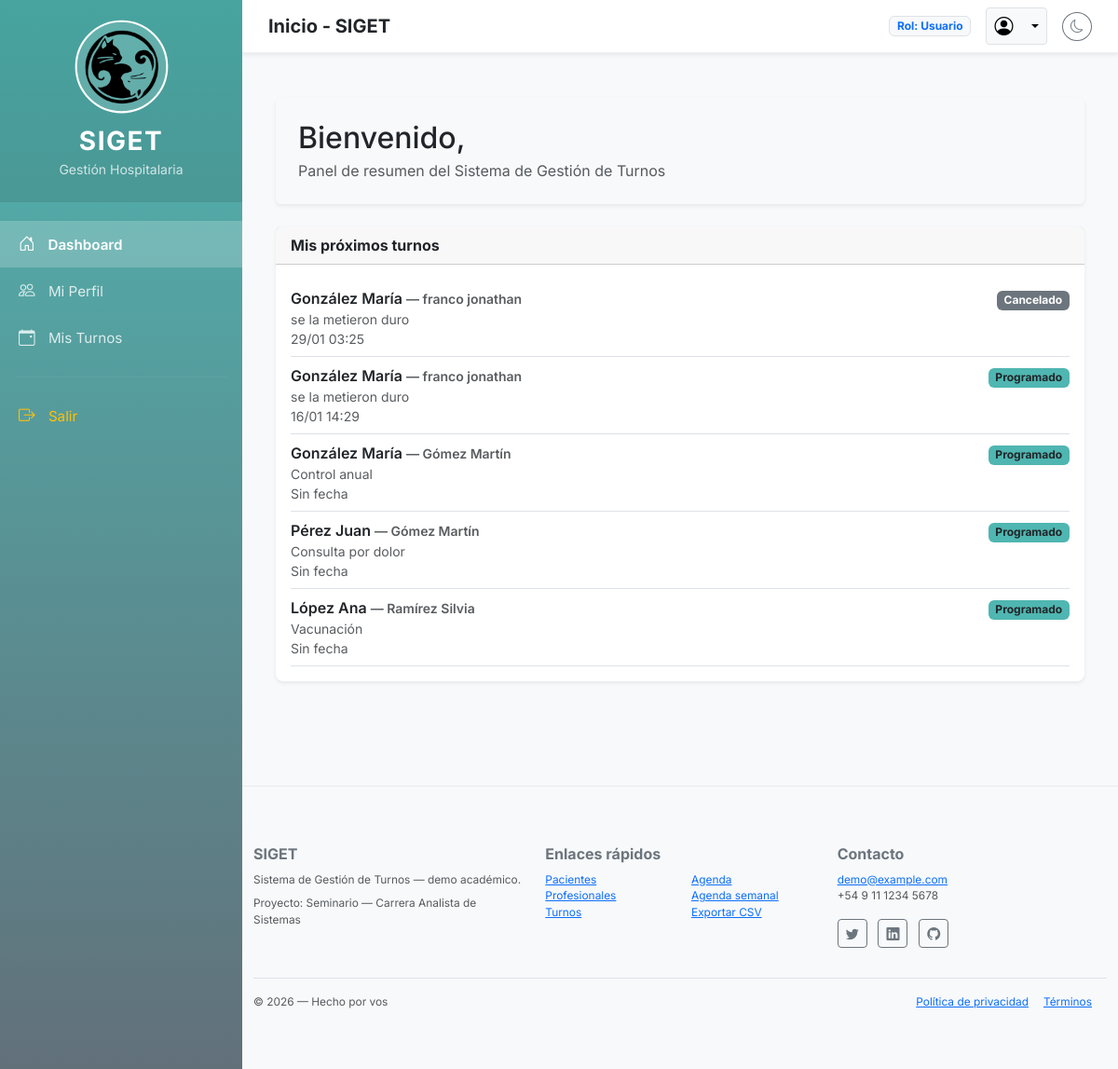
/?r=home (signed in), run on the app's committed database.
### tables this page shows
CREATE TABLE IF NOT EXISTS `turnos` (
  `id` int(10) UNSIGNED NOT NULL AUTO_INCREMENT,
  `paciente_id` int(10) UNSIGNED NOT NULL,
  `profesional_id` int(10) UNSIGNED NOT NULL,
  `fecha_hora_inicio` datetime NOT NULL,
  `fecha_hora_fin` datetime NOT NULL,
  `estado` enum('programado','atendido','cancelado') NOT NULL DEFAULT 'programado',
  `motivo` text DEFAULT NULL,
  `creado_por` int(10) UNSIGNED DEFAULT NULL,
  `cancelado_por` int(10) UNSIGNED DEFAULT NULL,
  `motivo_cancelacion` text DEFAULT NULL,
  `creado_en` timestamp NOT NULL DEFAULT current_timestamp(),
  `actualizado_en` timestamp NOT NULL DEFAULT current_timestamp() ON UPDATE current_timestamp(),
  `activo` tinyint(1) NOT NULL DEFAULT 1,
  `inicio` datetime DEFAULT NULL,
  `duracion_min` int(11) NOT NULL DEFAULT 30,
  PRIMARY KEY (`id`),
  KEY `idx_turnos_fecha` (`fecha_hora_inicio`),
  KEY `idx_turnos_prof` (`profesional_id`),
  KEY `fk_turno_paciente` (`paciente_id`),
  KEY `fk_turno_creado_por` (`creado_por`),
  KEY `fk_turno_cancelado_por` (`cancelado_por`)
);

CREATE TABLE IF NOT EXISTS `pacientes` (
  `id` int(10) UNSIGNED NOT NULL AUTO_INCREMENT,
  `nombre` varchar(100) NOT NULL,
  `apellido` varchar(100) NOT NULL,
  `dni` varchar(20) NOT NULL,
  `fecha_nac` date DEFAULT NULL,
  `telefono` varchar(50) DEFAULT NULL,
  `email` varchar(150) DEFAULT NULL,
  `direccion` varchar(255) DEFAULT NULL,
  `creado_en` timestamp NOT NULL DEFAULT current_timestamp(),
  `actualizado_en` timestamp NOT NULL DEFAULT current_timestamp() ON UPDATE current_timestamp(),
  `activo` tinyint(1) NOT NULL DEFAULT 1,
  PRIMARY KEY (`id`),
  UNIQUE KEY `dni` (`dni`)
);

CREATE TABLE IF NOT EXISTS `profesionales` (
  `id` int(10) UNSIGNED NOT NULL AUTO_INCREMENT,
  `nombre` varchar(100) NOT NULL,
  `apellido` varchar(100) NOT NULL,
  `especialidad` varchar(100) DEFAULT NULL,
  `telefono` varchar(50) DEFAULT NULL,
  `email` varchar(150) DEFAULT NULL,
  `disponibilidad` longtext DEFAULT NULL CHECK (json_valid(`disponibilidad`)),
  `creado_en` timestamp NOT NULL DEFAULT current_timestamp(),
  `actualizado_en` timestamp NOT NULL DEFAULT current_timestamp() ON UPDATE current_timestamp(),
  `activo` tinyint(1) NOT NULL DEFAULT 1,
  PRIMARY KEY (`id`),
  UNIQUE KEY `uk_prof_email` (`email`)
);

### models/BaseModel.php (called while the page is built)
<?php
class BaseModel
{
    protected static $db;
    public function __construct()
    {
        if (!self::$db) {
            self::$db = require __DIR__ . '/../config/database.php';
        }
    }
    protected function db()
    {
        return self::$db;
    }
}

### models/Turno.php (called while the page is built, shortened)
<?php
require_once __DIR__ . '/BaseModel.php';
class Turno extends BaseModel
{
    protected $table = 'turnos';
    public function all()
    {
        $stmt = $this->db()->query("SELECT * FROM {$this->table} WHERE activo = 1 ORDER BY inicio DESC");
        return $stmt->fetchAll();
    }
}

### models/Paciente.php (called while the page is built, shortened)
<?php
require_once __DIR__ . '/BaseModel.php';
class Paciente extends BaseModel
{
    protected $table = 'pacientes';
    public function find($id)
    {
        $stmt = $this->db()->prepare("SELECT * FROM {$this->table} WHERE id = :id LIMIT 1");
        $stmt->execute(['id' => $id]);
        return $stmt->fetch();
    }
}

### models/Profesional.php (called while the page is built, shortened)
<?php
require_once __DIR__ . '/BaseModel.php';
class Profesional extends BaseModel
{
    protected $table = 'profesionales';
    public function find($id)
    {
        $stmt = $this->db()->prepare("SELECT * FROM {$this->table} WHERE id = :id LIMIT 1");
        $stmt->execute(['id' => $id]);
        return $stmt->fetch();
    }
}

### views/home.php (the view, shortened to what this page needs)
<?php
$title = 'Inicio - SIGET';
$userRol = $_SESSION['usuario_rol'] ?? 'paciente';
$recentTurnos = $recentTurnos ?? [];
?>
<div class="container">
  <div class="py-4">
    <div class="welcome-card p-4 rounded shadow-sm mb-4">
      <h1 class="h2 mb-1">Bienvenido, <?= htmlspecialchars($_SESSION['usuario_nombre']) ?></h1>
      <p class="text-muted mb-0">Panel de resumen del Sistema de Gestión de Turnos</p>
    </div>
    <div class="row">
      <div class="col-lg-<?= ($userRol === 'paciente') ? '12' : '6' ?> mb-3">
        <div class="card shadow-sm h-100">
          <div class="card-header d-flex justify-content-between align-items-center">
            <strong><?= ($userRol === 'paciente') ? 'Mis próximos turnos' : 'Próximos turnos en sistema' ?></strong>
          </div>
          <div class="card-body">
            <?php if (empty($recentTurnos)): ?>
              <div class="text-muted p-4 text-center">No hay turnos registrados.</div>
            <?php else: ?>
              <ul class="list-unstyled mb-0">
                <?php foreach ($recentTurnos as $t):
                  $pac = $pacModel->find($t['paciente_id']);
                  $pro = $proModel->find($t['profesional_id']);
                  $pacName = $pac ? htmlspecialchars($pac['apellido'] . ' ' . $pac['nombre']) : 'Paciente #' . $t['paciente_id'];
                  $proName = $pro ? htmlspecialchars($pro['apellido'] . ' ' . $pro['nombre']) : 'Profesional #' . $t['profesional_id'];
                  $time = (!empty($t['inicio'])) ? date('d/m H:i', strtotime($t['inicio'])) : 'Sin fecha';
                  $estado = $t['estado'] ?? 'agendado';
                ?>
                <li class="py-2 border-bottom d-flex justify-content-between align-items-start">
                  <div>
                    <div class="fw-semibold"><?= $pacName ?> <small class="text-muted">— <?= $proName ?></small></div>
                    <div class="text-muted small"><?= !empty($t['motivo']) ? htmlspecialchars($t['motivo']) : 'Sin motivo' ?></div>
                    <div class="text-muted small"><?= $time ?></div>
                  </div>
                  <div class="text-end">
                    <span class="badge <?= ($estado === 'cancelado') ? 'bg-secondary' : (($estado === 'atendido') ? 'bg-success' : 'bg-info text-dark') ?>">
                        <?= ucfirst($estado) ?>
                    </span>
                  </div>
                </li>
                <?php endforeach; ?>
              </ul>
            <?php endif; ?>
          </div>
        </div>
      </div>
    </div>
  </div>
</div>
<?php
$content = ob_get_clean();
require __DIR__ . '/layout.php';

### public/index.php (shortened to what this page needs)
<?php
require_once __DIR__ . '/../models/BaseModel.php';
require_once __DIR__ . '/../models/Paciente.php';
require_once __DIR__ . '/../models/Profesional.php';
require_once __DIR__ . '/../models/Turno.php';
$route = $_GET['r'] ?? 'login';
switch ($route) {
    case 'home':
    default:
        $pacModel = new Paciente();
        $proModel = new Profesional();
        $turnoModel = new Turno();
        $turnosAll = $turnoModel->all();
        $recentTurnos = array_slice($turnosAll ?: [], 0, 5);
        require __DIR__ . '/../views/home.php';
        break;
}

### views/layout.php (shortened to what this page needs)
<!doctype html>
<html lang="es">
<head>
    <link href="https://cdn.jsdelivr.net/npm/bootstrap@5.3.2/dist/css/bootstrap.min.css" rel="stylesheet">
    <link rel="stylesheet" href="https://cdn.jsdelivr.net/npm/bootstrap-icons@1.10.5/font/bootstrap-icons.css">
    <link rel="stylesheet" href="assets/css/custom.css">
</head>
<body class="theme-light">
    <div class="wrapper">
        <?php require __DIR__ . '/partials/sidebar.php'; ?>
        <div id="content-wrapper" class="d-flex flex-column min-vh-100">
            <?php require __DIR__ . '/partials/header.php'; ?>
            <main class="container-fluid px-4 py-4">
                <?= $content ?? '' ?>
            </main>
            <?php require __DIR__ . '/partials/footer.php'; ?>
        </div>
    </div>
</body>
</html>

### views/partials/sidebar.php (shortened to what this page needs)
<?php
$rol = $_SESSION['usuario_rol'] ?? 'paciente';
?>
<nav id="sidebar">
    <div class="sidebar-header text-center py-4">
        <img src="../public/assets/img/logoTesis.png" alt="Logo SIGET" class="sidebar-logo mb-3">
        <h3 class="fw-bold mb-0" style="letter-spacing: 1.5px;">SIGET</h3>
        <small class="opacity-75">Gestión Hospitalaria</small>
    </div>
    <ul class="list-unstyled components">
        <li class="<?= (!isset($_GET['r']) || $_GET['r'] == 'home') ? 'active' : '' ?>">
            <a href="index.php">
                <i class="bi bi-house-door"></i> Dashboard
            </a>
        </li>
        <li class="<?= (isset($_GET['r']) && $_GET['r'] == 'pacientes') ? 'active' : '' ?>">
            <a href="index.php?r=pacientes">
                <i class="bi bi-people"></i> <?= ($rol === 'paciente') ? 'Mi Perfil' : 'Pacientes' ?>
            </a>
        </li>
        <li class="<?= (isset($_GET['r']) && $_GET['r'] == 'turnos') ? 'active' : '' ?>">
            <a href="index.php?r=turnos">
                <i class="bi bi-calendar-event"></i> <?= ($rol === 'paciente') ? 'Mis Turnos' : 'Turnos' ?>
            </a>
        </li>
        <hr class="mx-3 opacity-25">
        <li>
            <a href="index.php?r=logout" class="text-warning">
                <i class="bi bi-box-arrow-right"></i> Salir
            </a>
        </li>
    </ul>
</nav>

### views/partials/header.php (shortened to what this page needs)
<?php
$rol_display = 'Usuario';
?>
<header class="top-navbar bg-white py-2 px-3 shadow-sm mb-0">
    <div class="container-fluid d-flex align-items-center justify-content-between">
        <div class="d-flex align-items-center gap-2">
            <h5 class="mb-0 fw-bold text-dark">
                <?= isset($title) ? htmlspecialchars($title) : 'SIGET - Dashboard' ?>
            </h5>
        </div>
        <div class="d-flex align-items-center gap-3">
            <span class="badge bg-light text-primary border d-none d-md-inline-block">
                Rol: <?= $rol_display ?>
            </span>
            <?php if (isset($_SESSION['usuario_autenticado'])): ?>
                <div class="dropdown">
                    <button class="btn btn-sm btn-light border dropdown-toggle d-flex align-items-center gap-2" type="button" id="userMenu" data-bs-toggle="dropdown" aria-expanded="false">
                        <i class="bi bi-person-circle fs-5"></i>
                    </button>
                </div>
            <?php endif; ?>
            <button class="btn btn-outline-secondary btn-sm rounded-circle" type="button" id="themeToggle" title="Cambiar tema">
            </button>
        </div>
    </div>
</header>

### views/partials/footer.php (shortened to what this page needs)
<footer class="site-footer mt-5" role="contentinfo" aria-label="Footer de SIGET">
  <div class="container py-5">
    <div class="row gy-4">
      <div class="col-md-4 mb-3">
        <h6 class="fw-bold">SIGET</h6>
        <p class="text-muted small mb-0">Sistema de Gestión de Turnos — demo académico.</p>
        <p class="text-muted small mt-2 mb-0">Proyecto: Seminario — Carrera Analista de Sistemas</p>
      </div>
      <div class="col-md-4 mb-3">
        <h6 class="fw-bold">Enlaces rápidos</h6>
        <div class="footer-links-two row">
          <div class="col-6">
            <ul class="list-unstyled small mb-0">
              <li><a class="footer-link" href="?r=pacientes">Pacientes</a></li>
              <li><a class="footer-link" href="?r=profesionales">Profesionales</a></li>
              <li><a class="footer-link" href="?r=turnos">Turnos</a></li>
            </ul>
          </div>
          <div class="col-6">
            <ul class="list-unstyled small mb-0">
              <li><a class="footer-link" href="?r=turnos_agenda_diaria">Agenda</a></li>
              <li><a class="footer-link" href="?r=turnos_agenda_semanal">Agenda semanal</a></li>
              <li><a class="footer-link" href="?r=turnos_export&start=<?= date('Y-m-d') ?>" target="_blank" rel="noopener noreferrer">Exportar CSV</a></li>
            </ul>
          </div>
        </div>
      </div>
      <div class="col-md-4 mb-3">
        <h6 class="fw-bold">Contacto</h6>
        <div class="small text-muted">
          <a href="mailto:demo@example.com" class="footer-link">demo@example.com</a><br>
          <span class="text-muted">+54 9 11 1234 5678</span>
        </div>
        <div class="mt-3">
          <a class="btn btn-sm btn-outline-secondary me-2" href="https://twitter.com/" aria-label="Twitter (abre en nueva pestaña)" target="_blank" rel="noopener noreferrer"><i class="bi bi-twitter"></i></a>
          <a class="btn btn-sm btn-outline-secondary me-2" href="https://www.linkedin.com/" aria-label="LinkedIn (abre en nueva pestaña)" target="_blank" rel="noopener noreferrer"><i class="bi bi-linkedin"></i></a>
          <a class="btn btn-sm btn-outline-secondary" href="https://github.com/" aria-label="Github (abre en nueva pestaña)" target="_blank" rel="noopener noreferrer"><i class="bi bi-github"></i></a>
        </div>
      </div>
    </div>
    <div class="border-top pt-3 mt-3 d-flex flex-column flex-md-row justify-content-between small text-muted align-items-center">
      <div class="mb-2 mb-md-0">© <?= date('Y') ?> — Hecho por vos</div>
      <div class="d-flex align-items-center">
        <a class="footer-link me-3" href="#" data-bs-toggle="modal" data-bs-target="#modalPrivacy" aria-controls="modalPrivacy">Política de privacidad</a>
        <a class="footer-link me-3" href="#" data-bs-toggle="modal" data-bs-target="#modalTerms" aria-controls="modalTerms">Términos</a>
      </div>
    </div>
  </div>
</footer>

### public/assets/css/custom.css (style rules this page uses)
:root { --grad-start: #4FB6B1; --grad-end: #62707A; --bg: #f7f9fb; --card-bg: #ffffff; --muted: #6c757d; --accent: var(--grad-start); --accent-2: var(--grad-end); --radius: 8px; --text: #212529; --muted-contrast: rgba(33,37,41,0.6); --footer-border: rgba(0,0,0,0.06); --sidebar-width: 260px; }
html, body { height: 100%; margin: 0; padding: 0; }
body { font-family: "Inter", system-ui, -apple-system; background: var(--bg); color: var(--text); margin: 0; transition: background-color .35s ease; }
.wrapper { display: flex; width: 100%; align-items: stretch; min-height: 100vh; }
#sidebar { flex-shrink: 0; min-width: var(--sidebar-width); max-width: var(--sidebar-width); background: linear-gradient(180deg, var(--grad-start) 0%, var(--grad-end) 100%); color: #fff; min-height: 100vh; position: sticky; top: 0; overflow-y: auto; }
#sidebar .sidebar-header { padding: 30px 15px; background: rgba(0,0,0,0.1); text-align: center; }
.sidebar-logo { width: 95px !important; height: 95px !important; border-radius: 50%; background: rgba(255, 255, 255, 0.15); padding: 6px; border: 2px solid rgba(255, 255, 255, 0.3); object-fit: contain; display: block; margin: 0 auto 15px auto; transition: transform 0.3s ease; }
#sidebar ul.components { padding: 20px 0; list-style: none; margin: 0; }
#sidebar ul li a { padding: 12px 20px; font-size: 0.95rem; display: block; color: rgba(255,255,255,0.8); text-decoration: none; transition: all 0.2s; }
#sidebar ul li.active > a { color: #fff; background: rgba(255,255,255,0.2); font-weight: 600; }
#sidebar ul li a i { margin-right: 10px; font-size: 1.1rem; }
#sidebar hr { border-color: rgba(255,255,255,0.2); }
#content-wrapper { flex: 1; display: flex; flex-direction: column; width: 100%; }
.top-navbar { background: #fff; border-bottom: 1px solid var(--footer-border); flex-shrink: 0; }
.card { border-radius: var(--radius); background: var(--card-bg); border: none; }
.shadow-sm { box-shadow: 0 6px 18px rgba(28,34,46,0.06); }
.badge.bg-info { background-color: var(--grad-start) !important; }
footer { padding: 15px 0; border-top: 1px solid var(--footer-border); font-size: 0.85rem; color: var(--muted); flex-shrink: 0; }

### data on the page
turnos: paciente.nombre "González María", profesional.nombre "franco jonathan", motivo "se la metieron duro", inicio "29/01 03:25", estado "Cancelado"
turnos: paciente.nombre "González María", profesional.nombre "franco jonathan", motivo "se la metieron duro", inicio "16/01 14:29", estado "Programado"
turnos: paciente.nombre "González María", profesional.nombre "Gómez Martín", motivo "Control anual", inicio "Sin fecha", estado "Programado"
turnos: paciente.nombre "Pérez Juan", profesional.nombre "Gómez Martín", motivo "Consulta por dolor", inicio "Sin fecha", estado "Programado"
turnos: paciente.nombre "López Ana", profesional.nombre "Ramírez Silvia", motivo "Vacunación", inicio "Sin fecha", estado "Programado"

### other printed values
$title "Inicio - SIGET"
$rol_display "Usuario"
